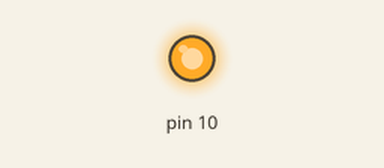
Bench run of a sketch on a simulated Arduino Nano, built with avr-gcc and run on an emulated ATmega328P. Shown: output pins drawn as LEDs (lit = HIGH).

Above: at 0.1 s.
Timing chart, 0 to 1.6 s (numbered marks = the images above):
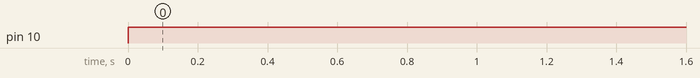

The sketch:

curso_clase_2_2.ino
```cpp
//Se utilizo el Arduino Nano, ATMega328P
//Cambio en la intensidad de un LED
//Ahora utilizando al declaracion de una variable.

byte intensidad_led = 254;

// the setup function runs once when you press reset or power the board
void setup() {
  // initialize digital pin 10 as an output.
  pinMode(10, OUTPUT);
}

// the loop function runs over and over again forever
void loop() {
  digitalWrite(10, intensidad_led);   //Se inicia el degradado de la intensidad del Led coectado al pin 10.
  delay(1000);
  intensidad_led = intensidad_led - 50;
  digitalWrite(10, intensidad_led);
  delay(1000);
  intensidad_led = intensidad_led - 50;
  digitalWrite(10, intensidad_led);
  delay(1000);
  intensidad_led = intensidad_led - 50;
  digitalWrite(10, intensidad_led);
  delay(1000);
  intensidad_led = intensidad_led - 50;
  digitalWrite(10, intensidad_led);
  delay(1000);
  intensidad_led = intensidad_led - 48;
  digitalWrite(10, intensidad_led);
  delay(1000);
  intensidad_led = 254;

}
```

Measured:
- by itself, pin 10: LOW → HIGH at 0.00 s
